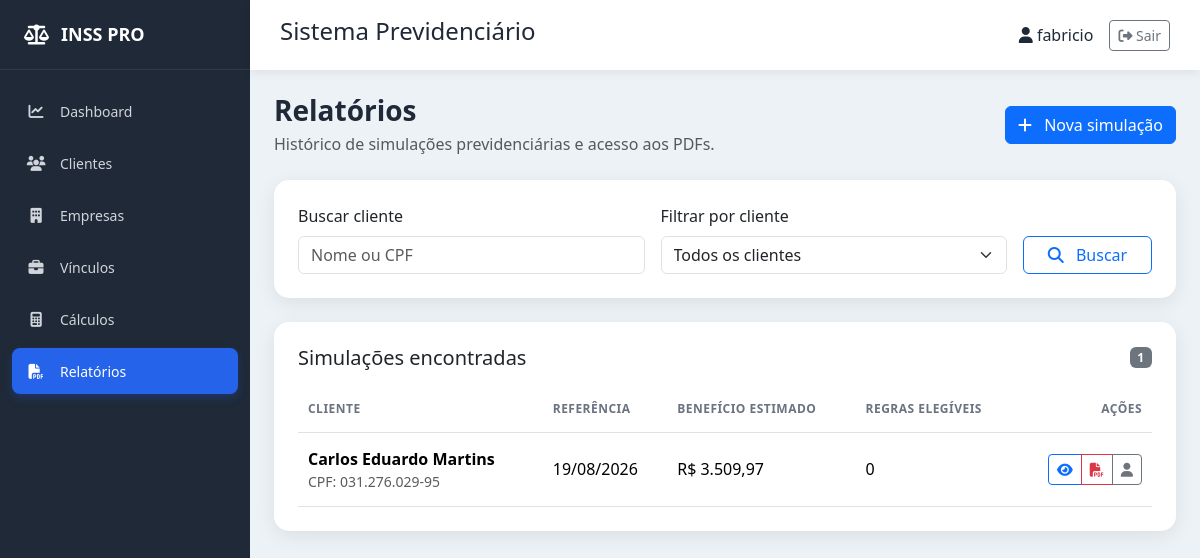
/relatorios/ (signed in), run on an earlier commit of the app's database.
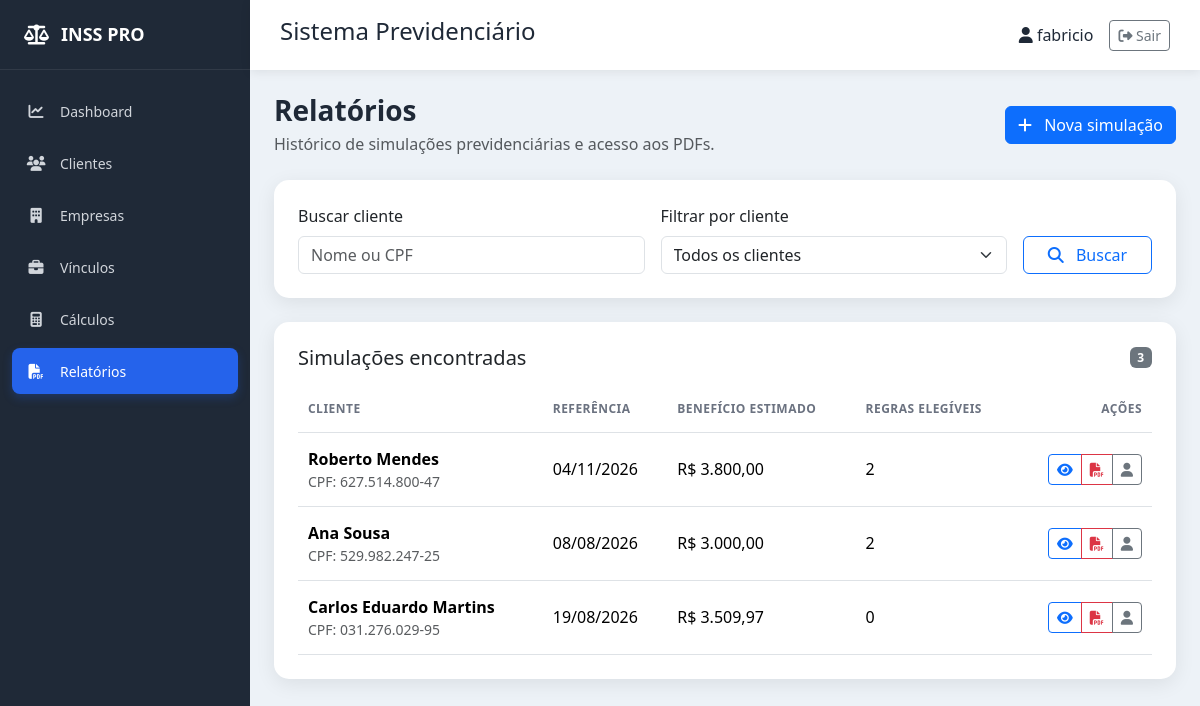
And on a later commit of the database.
### calculos/models.py (models this page shows, shortened)
class Simulacao(models.Model):
    CATEGORIAS = [
        (
            "EMPREGADO",
            "Empregado, doméstico ou avulso",
        ),
        (
            "INDIVIDUAL",
            "Contribuinte individual (20%)",
        ),
        (
            "SIMPLIFICADO",
            "Facultativo / plano simplificado (11%)",
        ),
        (
            "MEI",
            "MEI / facultativo baixa renda (5%)",
        ),
    ]
    cliente = models.ForeignKey(
        Cliente,
        on_delete=models.PROTECT,
        related_name="simulacoes",
    )
    data_referencia = models.DateField()
    filiado_antes_reforma = models.BooleanField(
        default=False
    )
    carencia_meses = models.PositiveIntegerField(
        help_text="Quantidade de contribuições válidas para carência."
    )
    contribuicao_meses = models.PositiveIntegerField(
        help_text="Tempo total de contribuição em meses."
    )
    contribuicao_em_2019_meses = models.PositiveIntegerField(
        default=0,
        help_text="Tempo de contribuição apurado em 13/11/2019."
    )
    salario_medio_atualizado = models.DecimalField(
        max_digits=12,
        decimal_places=2,
        blank=True,
        null=True,
        help_text="Média já atualizada monetariamente pelo CNIS."
    )
    categoria = models.CharField(
        max_length=15,
        choices=CATEGORIAS,
        default="EMPREGADO",
    )
    salario_contribuicao = models.DecimalField(
        max_digits=12,
        decimal_places=2,
        blank=True,
        null=True,
    )
    grau_exposicao = models.PositiveSmallIntegerField(
        choices=[
            (15, "15 anos"),
            (20, "20 anos"),
            (25, "25 anos"),
        ],
        blank=True,
        null=True,
    )
    exposicao_especial_meses = models.PositiveIntegerField(
        default=0,
        help_text="Tempo de efetiva exposição, em meses."
    )
    ppp_comprovado = models.BooleanField(
        default=False,
        help_text="PPP/LTCAT válido para os períodos especiais."
    )
    atividade_rural_meses = models.PositiveIntegerField(
        default=0,
        help_text="Meses de atividade rural comprovável."
    )
    tempo_hibrido_meses = models.PositiveIntegerField(
        default=0,
        help_text="Total de meses urbanos e rurais para a modalidade híbrida."
    )
    comprovacao_rural = models.BooleanField(
        default=False,
        help_text="Documentos/autodeclaração rural disponíveis."
    )
    magisterio_meses = models.PositiveIntegerField(
        default=0,
        help_text="Tempo exclusivo de magistério na educação básica, em meses."
    )
    magisterio_em_2019_meses = models.PositiveIntegerField(
        default=0
    )
    comprovacao_magisterio = models.BooleanField(
        default=False
    )
    grau_deficiencia = models.CharField(
        max_length=10,
        choices=[
            ("LEVE", "Leve"),
            ("MODERADA", "Moderada"),
            ("GRAVE", "Grave"),
        ],
        blank=True,
    )
    deficiencia_meses = models.PositiveIntegerField(
        default=0,
        help_text="Tempo de contribuição na condição de pessoa com deficiência."
    )
    deficiencia_reconhecida = models.BooleanField(
        default=False,
        help_text="Grau reconhecido em avaliação médico-social do INSS."
    )
    resultado = models.JSONField(
        default=dict,
        editable=False,
    )
    criado_em = models.DateTimeField(
        auto_now_add=True
    )
    class Meta:
        ordering = ["-criado_em"]
        verbose_name = "Simulação"
        verbose_name_plural = "Simulações"

### clientes/models.py (models this page shows)
class Cliente(models.Model):
    SEXO = [
        ("M", "Masculino"),
        ("F", "Feminino"),
    ]
    ESTADO_CIVIL = [
        ("Solteiro", "Solteiro"),
        ("Casado", "Casado"),
        ("Divorciado", "Divorciado"),
        ("Viúvo", "Viúvo"),
        ("União Estável", "União Estável"),
    ]
    nome = models.CharField(
        max_length=200
    )
    cpf = models.CharField(
        max_length=14,
        unique=True
    )
    rg = models.CharField(
        max_length=20,
        blank=True
    )
    nascimento = models.DateField()
    sexo = models.CharField(
        max_length=1,
        choices=SEXO
    )
    estado_civil = models.CharField(
        max_length=20,
        choices=ESTADO_CIVIL,
        blank=True
    )
    telefone = models.CharField(
        max_length=20,
        blank=True
    )
    celular = models.CharField(
        max_length=20,
        blank=True
    )
    email = models.EmailField(
        blank=True
    )
    cep = models.CharField(
        max_length=10,
        blank=True
    )
    endereco = models.CharField(
        max_length=200,
        blank=True
    )
    numero = models.CharField(
        max_length=10,
        blank=True
    )
    complemento = models.CharField(
        max_length=100,
        blank=True
    )
    bairro = models.CharField(
        max_length=100,
        blank=True
    )
    cidade = models.CharField(
        max_length=100,
        blank=True
    )
    estado = models.CharField(
        max_length=2,
        blank=True
    )
    pis = models.CharField(
        max_length=20,
        blank=True
    )
    beneficio = models.CharField(
        max_length=30,
        blank=True
    )
    observacoes = models.TextField(
        blank=True
    )
    criado_em = models.DateTimeField(
        auto_now_add=True
    )
    atualizado_em = models.DateTimeField(
        auto_now=True
    )
    class Meta:
        ordering = ["nome"]
        verbose_name = "Cliente"
        verbose_name_plural = "Clientes"
    def __str__(self):
        return self.nome

### relatorios/views.py (the view, shortened to what this page needs)
# urls.py: path("relatorios/", views.lista, name="lista"),
def lista(request):
    form = RelatorioClienteForm(request.GET or None)
    simulacoes = (
        Simulacao.objects
        .select_related("cliente")
        .order_by("-criado_em")
    )
    return render(
        request,
        "relatorios/lista.html",
        {
            "form": form,
            "simulacoes": simulacoes,
            "quantidade_simulacoes": simulacoes.count(),
        },
    )

### relatorios/forms.py
class RelatorioClienteForm(forms.Form):
    busca = forms.CharField(
        required=False,
        label="Buscar cliente",
        widget=forms.TextInput(
            attrs={
                "class": "form-control",
                "placeholder": "Nome ou CPF",
            }
        ),
    )
    cliente = forms.ModelChoiceField(
        queryset=Cliente.objects.all().order_by("nome"),
        required=False,
        label="Cliente",
        empty_label="Todos os clientes",
        widget=forms.Select(attrs={"class": "form-select"}),
    )

### calculos/templatetags/moeda.py (called while the page is built)
@register.filter
def moeda_br(valor):
    if valor in (None, ""):
        return ""
    try:
        numero = Decimal(str(valor))
        if not numero.is_finite():
            return ""
    except (InvalidOperation, TypeError, ValueError):
        return str(valor)
    texto = f"{numero:,.2f}"
    return texto.replace(",", "X").replace(".", ",").replace("X", ".")

### templates/relatorios/lista.html (shortened to what the changed rows need)
{% extends "base.html" %}
{% load moeda %}
{% block content %}
<div class="page-header d-flex flex-wrap justify-content-between align-items-center gap-3 mb-4">
    <div>
        <h1 class="h3 mb-1">Relatórios</h1>
    </div>
</div>
<div class="card content-card">
    <div class="card-body p-4">
        <div class="d-flex justify-content-between align-items-center mb-3">
            <h2 class="h5 mb-0">Simulações encontradas</h2>
            <span class="badge text-bg-secondary">
                {{ quantidade_simulacoes }}
            </span>
        </div>
        {% if simulacoes %}
            <div class="table-responsive">
                <table class="table align-middle mb-0">
                    <thead>
                        <tr>
                            <th>Cliente</th>
                            <th>Referência</th>
                            <th>Benefício estimado</th>
                            <th>Regras elegíveis</th>
                            <th class="text-end">Ações</th>
                        </tr>
                    </thead>
                    <tbody>
                        {% for simulacao in simulacoes %}
                            <tr>
                                <td>
                                    <strong>{{ simulacao.cliente }}</strong>
                                    <div class="small text-muted">
                                        CPF: {{ simulacao.cliente.cpf }}
                                    </div>
                                </td>
                                <td>
                                    {{ simulacao.data_referencia|date:"d/m/Y" }}
                                </td>
                                <td>
                                    {% if simulacao.resultado.estimativa_beneficio %}
                                       R$ {{ simulacao.resultado.estimativa_beneficio|moeda_br }}
                                    {% else %}
                                        <span class="text-muted">Não calculado</span>
                                    {% endif %}
                                </td>
                                <td>
                                    {{ simulacao.resultado.quantidade_regras_elegiveis|default:"0" }}
                                </td>
                                <td class="text-end">
                                    <div class="btn-group">
                                        <a
                                            href="{% url 'calculos:detalhe' simulacao.pk %}"
                                            class="btn btn-sm btn-outline-primary"
                                            title="Ver simulação"
                                        >
                                            <i class="fa-solid fa-eye"></i>
                                        </a>
                                        <a
                                            href="{% url 'calculos:relatorio' simulacao.pk %}"
                                            target="_blank"
                                            rel="noopener"
                                            class="btn btn-sm btn-outline-danger"
                                            title="Abrir PDF"
                                        >
                                            <i class="fa-solid fa-file-pdf"></i>
                                        </a>
                                        <a
                                            href="{% url 'relatorios:previdenciario' simulacao.cliente.pk %}"
                                            class="btn btn-sm btn-outline-secondary"
                                            title="Relatório do cliente"
                                        >
                                            <i class="fa-solid fa-user"></i>
                                        </a>
                                    </div>
                                </td>
                            </tr>
                        {% endfor %}
                    </tbody>
                </table>
            </div>
        {% endif %}
    </div>
</div>
{% endblock %}

What changed in the data, as far as the page shows it:
added Simulacao: cliente "Roberto Mendes", cliente.cpf "627.514.800-47", data_referencia "04/11/2026", resultado.estimativa_beneficio|moeda_br "3.800,00", resultado.quantidade_regras_elegiveis "2"
added Simulacao: cliente "Ana Sousa", cliente.cpf "529.982.247-25", data_referencia "08/08/2026", resultado.estimativa_beneficio|moeda_br "3.000,00", resultado.quantidade_regras_elegiveis "2"
Also different on the page:
{{ quantidade_simulacoes }}: "1" → "3"
